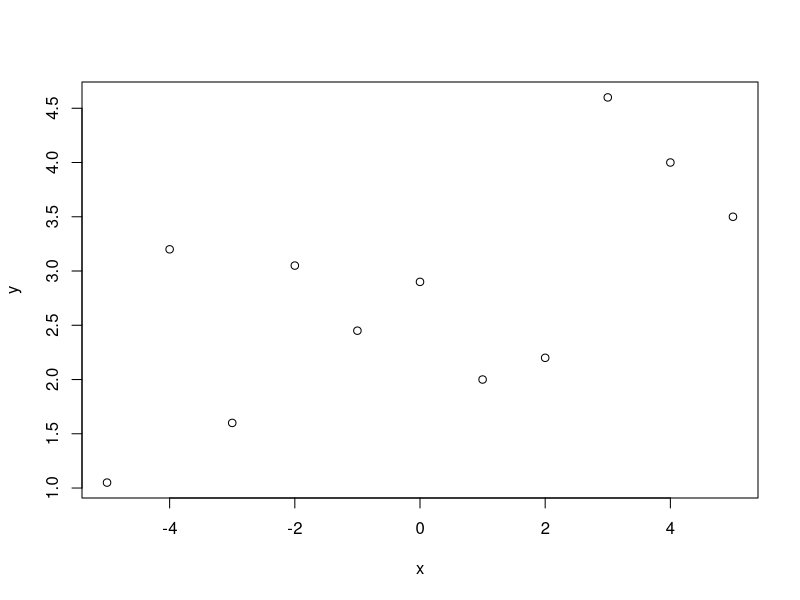
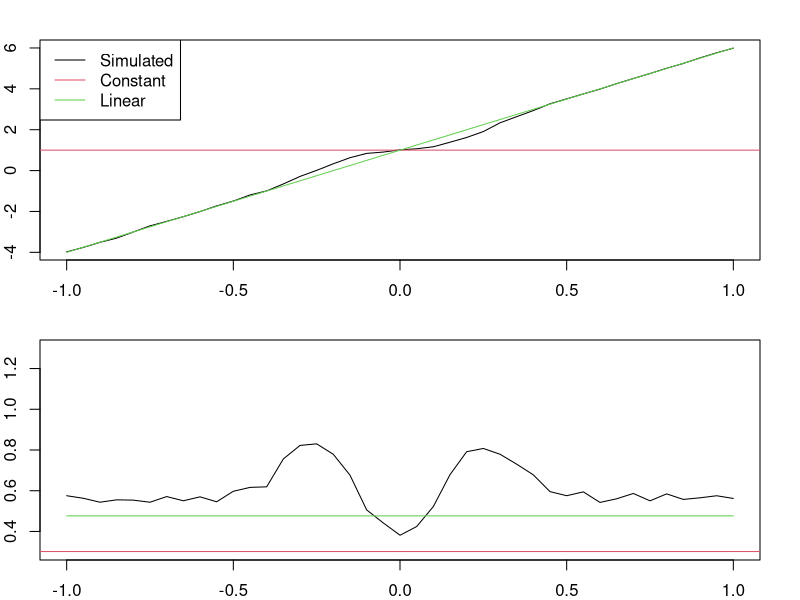

Here is the R script that generated these plots, in order:
# Data and plot them:
x = c(-5.00, -4.00, -3.00, -2.00, -1.00, 0.00, 1.00, 2.00, 3.00,  4.00, 5.00)
y = c(1.05,  3.20,  1.60,  3.05,  2.45, 2.90, 2.00, 2.20, 4.60,  4.00, 3.50)
par(mfrow=c(1,1))
plot(x,y)

# fitting linear models 
fit0 = lm(y~1)
fit1 = lm(y~x)
anova(fit0,fit1)

# initializing some values
t0 = 5
n=5
m=2*n+1
M = 1000
beta0 = 1 # own choice
beta1.vec = seq(-1,1,by=0.05) # vector of beta1 values
alpha = 0.05

# Save predictions of the models 
y.pred = matrix(nrow=length(beta1.vec),ncol=M)

#looping over all beta1 - values
for(i in 1:length(beta1.vec))
{
  beta1 = beta1.vec[i]
  
  # for each beta, 
  for(j in 1:M)
  {
    # using model 1, to create y simulations 
    y.sim = beta0 + beta1*x + rnorm(m, 0, 1)
    fit = lm(y.sim~x)
    
    # checking whether beta1 in fit is significant, as the test in the exercise
    if(summary(fit)$coef[2,4]<alpha)
      y.pred[i,j] = summary(fit)$coef[1]+summary(fit)$coef[2]*t0
    else
      y.pred[i,j] = mean(y.sim)
  }
}


yhat = apply(y.pred,1,mean)
ysd = apply(y.pred,1,sd)
par(mfrow=c(2,1),mar=c(2,2,2,2))

# plotting the mean value of the theta predictions (for different beta1 values)
plot(beta1.vec,yhat,xlab="beta",ylab="yhat",type="l")
abline(h=beta0,col=2)
lines(beta1.vec,beta0+beta1.vec*t0,col=3)
legend("topleft",c("Simulated","Constant","Linear"),lty=1,col=1:3)

#plotting the sd values for the different theta values
plot(beta1.vec,ysd,xlab="beta",ylab="sd(yhat)",type="l",ylim=c(0.3,1.3))
abline(h=1/sqrt(m),col=2)
lines(beta1.vec,rep(t0*1/sqrt(sum(x^2)),length(beta1.vec)),col=3)

